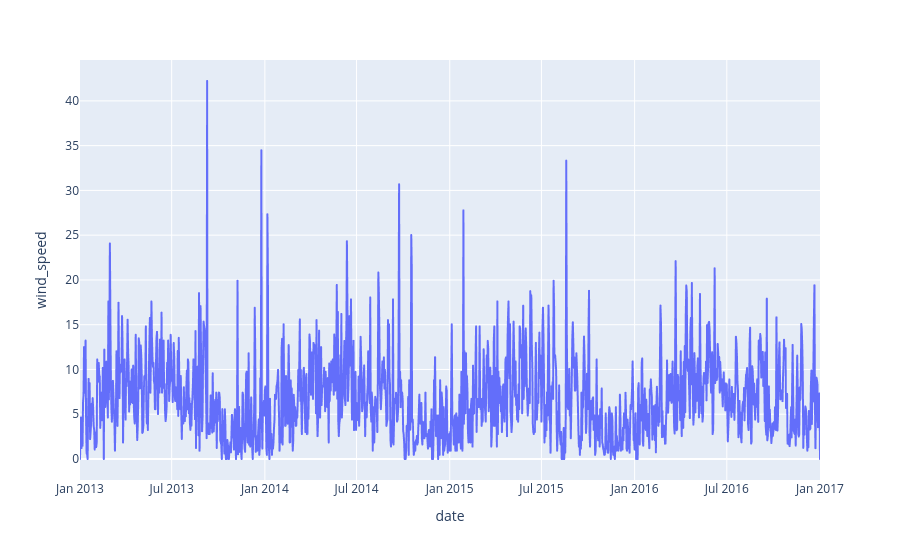

Notebook code cell kept with this figure:
### Code cell
fig=px.line(df, x='date', y='wind_speed')
fig.show()

### Figure 1 — Plotly figure (JSON) as saved in the notebook; plotly's stock layout.template omitted (floating-point values rounded to 4 significant figures; data arrays with more than 128 entries replaced by an {"elided": "..."} marker saying what was removed)
{"data": [{"hovertemplate": "date=%{x}<br>wind_speed=%{y}<extra></extra>", "legendgroup": "", "line": {"color": "#636efa", "dash": "solid"}, "marker": {"symbol": "circle"}, "mode": "lines", "name": "", "showlegend": false, "type": "scattergl", "x": {"elided": "1462 str values"}, "xaxis": "x", "y": {"elided": "1462 float values"}, "yaxis": "y"}], "layout": {"legend": {"tracegroupgap": 0}, "margin": {"t": 60}, "xaxis": {"anchor": "y", "domain": [0, 1], "title": {"text": "date"}}, "yaxis": {"anchor": "x", "domain": [0, 1], "title": {"text": "wind_speed"}}}}
